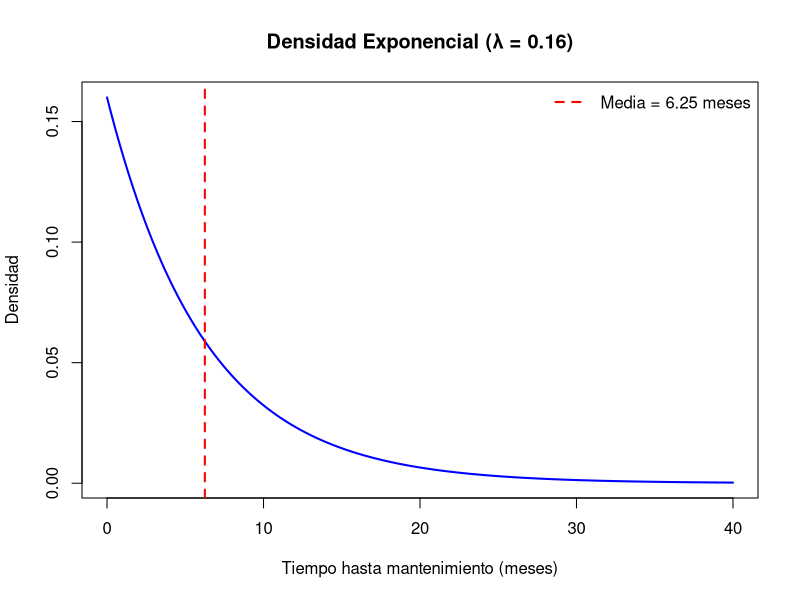
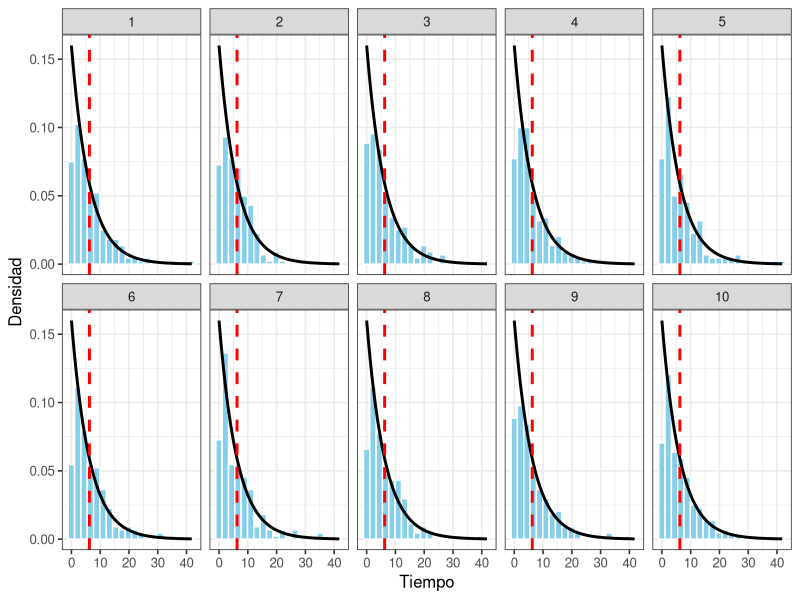
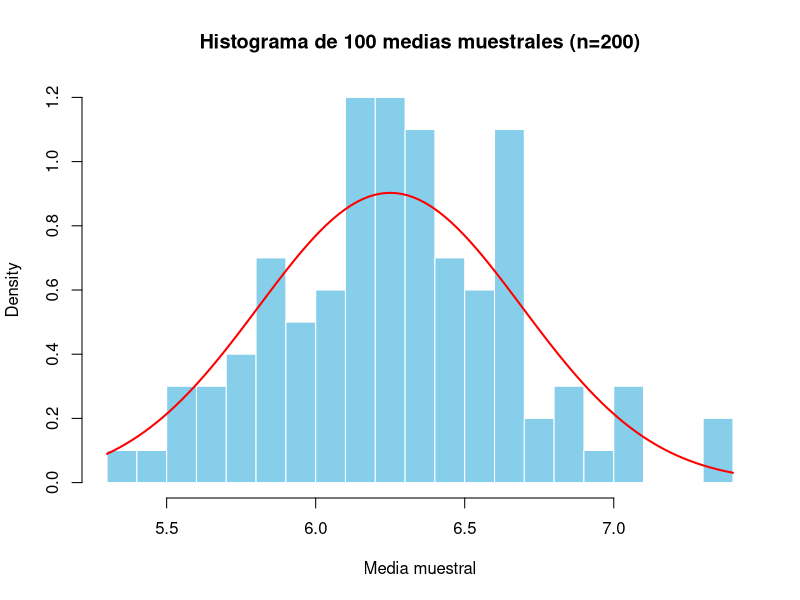
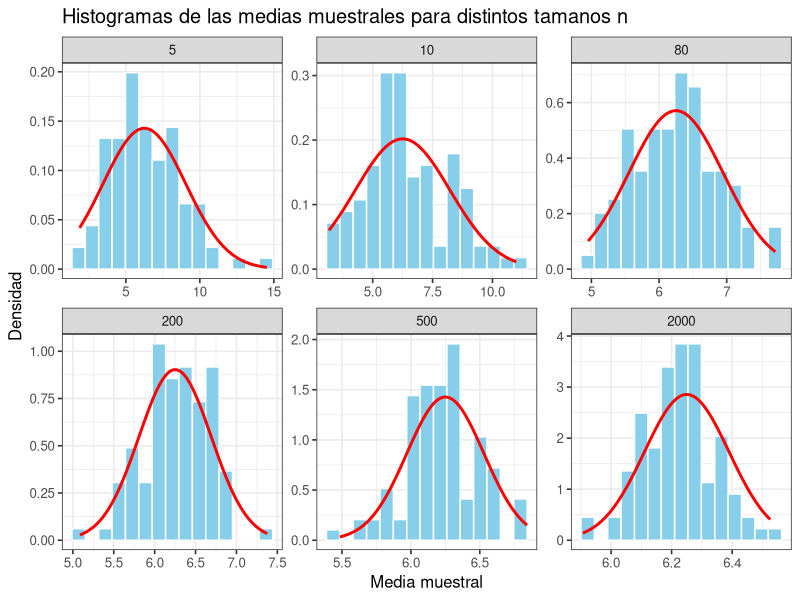

Recreate these plots in R, in order.
## ---- chunk 1
library(tibble)
library(tidyverse)

lambda <- 0.16
mu <- 1/lambda
varX <- 1/(lambda^2)
tibble(media_poblacional = mu, var_poblacional = varX)
## ---- chunk 2

# Datos para graficar
x <- seq(0, 40, length.out=1000)
y <- dexp(x, rate=lambda)


# Gráfico de densidad
plot(x, y, type="l", 
     col="blue", lwd=2,
     main="Densidad Exponencial (λ = 0.16)",
     xlab="Tiempo hasta mantenimiento (meses)",
     ylab="Densidad")

# Línea vertical en la media
abline(v=mu, col="red", lty=2, lwd=2)

# Leyenda
legend("topright", 
       legend=c(paste("Media =", round(mu,2),"meses")),
       col="red", lty=2, lwd=2, bty="n")



## ---- chunk 3

n <- 200 # Lista con 10 muestras (cada una de tamaño 200) 
muestras <- replicate(10, rexp(n, rate=lambda), simplify=FALSE)

library(ggplot2)
library(dplyr)

df <- data.frame(
  valor = unlist(muestras),
  muestra = rep(1:10, each=n)
)

ggplot(df, aes(x=valor)) +
  geom_histogram(aes(y=..density..), fill="skyblue", color="white", bins=20) +
  stat_function(fun = dexp, args = list(rate=lambda), color="black", size=1) +
  geom_vline(xintercept=mu, color="red", linetype="dashed", size=1) +
  facet_wrap(~muestra, ncol=5) +
  labs(x="Tiempo", y="Densidad") +
  theme_bw(base_size=12)

## ---- chunk 4
## 3) Medias y varianzas muestrales + comparación con población
resultados <- data.frame(
  muestra        = 1:10,
  media_muestral = sapply(muestras, mean),
  var_muestral   = sapply(muestras, var)
)

resultados$dif_media <- resultados$media_muestral - mu
resultados$dif_var   <- resultados$var_muestral   - varX

print(resultados)

## 4) Resumen global de las 10 muestras (útil para tu reporte)
resumen <- c(
  media_poblacional   = mu,
  var_poblacional     = varX,
  promedio_de_medias  = mean(resultados$media_muestral),
  promedio_de_var     = mean(resultados$var_muestral),
  sd_de_las_medias    = sd(resultados$media_muestral)    # se espera ≈ (1/lambda)/sqrt(n)
)
print(round(resumen, 4))

## ---- chunk 5

set.seed(123)
lambda <- 0.16
n <- 200
B <- 100   # número de muestras

# 1) Generar 100 medias muestrales
medias <- replicate(B, mean(rexp(n, rate=lambda)))

# 2) Histograma de las medias muestrales
hist(medias, breaks=15, col="skyblue", border="white",
     main="Histograma de 100 medias muestrales (n=200)",
     xlab="Media muestral", probability=TRUE)

# Curva normal teórica según el TLC
mu <- 1/lambda
sigma <- 1/lambda
sigma_xbar <- sigma/sqrt(n)

curve(dnorm(x, mean=mu, sd=sigma_xbar), add=TRUE, col="red", lwd=2)

# 3) Promedio y varianza de las 100 medias muestrales
promedio_medias <- mean(medias)
varianza_medias <- var(medias)

c(promedio_medias=promedio_medias, varianza_medias=varianza_medias)

# 4) Test de normalidad (Shapiro-Wilk)
shapiro.test(medias)


## ---- chunk 6
set.seed(123)
lambda <- 0.16
mu <- 1/lambda
sigma <- 1/lambda
ns <- c(5, 10, 80, 200, 500, 2000)   # tamaños de muestra
B <- 100                             # número de réplicas por cada n

library(ggplot2)
library(dplyr)

# Generar las medias muestrales para cada n
df_medias <- lapply(ns, function(n){
  medias <- replicate(B, mean(rexp(n, rate=lambda)))
  data.frame(n=n, medias=medias)
}) %>% bind_rows()

library(dplyr)
library(ggplot2)

# Curvas teóricas
curvas <- df_medias %>%
  group_by(n) %>%
  do(data.frame(
    x = seq(min(.$medias), max(.$medias), length.out = 200),
    y = dnorm(seq(min(.$medias), max(.$medias), length.out = 200),
              mean = mu,
              sd = sigma/sqrt(unique(.$n)))
  ))

# Histograma + curva normal teórica
ggplot(df_medias, aes(x=medias)) +
  geom_histogram(aes(y=..density..),
                 bins=15, fill="skyblue", color="white") +
  geom_line(data=curvas, aes(x=x, y=y), col="red", size=1) +
  facet_wrap(~n, scales="free", ncol=3) +
  labs(title="Histogramas de las medias muestrales para distintos tamanos n",
       x="Media muestral", y="Densidad") +
  theme_bw(base_size=12)


# 2) Cálculo de promedio y varianza empírica vs teórica
resumen <- df_medias %>%
  group_by(n) %>%
  summarise(
    promedio_emp = mean(medias),
    var_emp      = var(medias),
    promedio_teo = mu,
    var_teo      = sigma^2/n
  )




## ---- chunk 7
set.seed(123)
library(dplyr)
library(knitr)

lambda <- 0.16
mu     <- 1/lambda
sigma2 <- 1/lambda^2

# df_medias debe tener columnas: n, medias
# Ejemplo de cómo lo creaste:
# df_medias <- lapply(ns, function(n) {
#   medias <- replicate(100, mean(rexp(n, rate=lambda)))
#   data.frame(n = n, medias = medias)
# }) %>% bind_rows()

# ---- Resumen por n (6 filas) ----
resumen_n <- df_medias %>%
  group_by(n) %>%
  summarise(
    promedio_medias  = mean(medias),             # empírico
    varianza_medias  = var(medias),              # empírico
    promedio_teo     = mu,                       # teórico
    varianza_teo     = sigma2 / first(n),        # teórico σ²/n
    .groups = "drop"
  ) %>%
  arrange(n)

# versión redondeada para el informe
resumen_n_red <- resumen_n %>%
  mutate(
    across(-n, ~round(., 2))
  )

kable(
  resumen_n_red,
  align = "r",
  col.names = c("n", "Promedio empirico", "Varianza empirica",
                "Promedio teorico", "Varianza teorica"),
  caption = "Resumen por tamaño muestral (100 réplicas por n)"
)


## ---- chunk 8
set.seed(123)

# 3) Test de normalidad por cada n
tests <- df_medias %>%
  group_by(n) %>%
  summarise(
    shapiro_p = shapiro.test(medias)$p.value
  )

print(tests)

